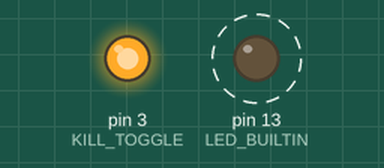
This sketch was run on a simulated Arduino Uno, built with avr-gcc and run on an emulated ATmega328P. On the bench: output pins drawn as LEDs (lit = HIGH). Dashed ring = blinking. What the sketch prints to the serial monitor is not drawn.

Above: at 0.2 s.
Timing chart, 0 to 3.0 s (numbered marks = the images above):
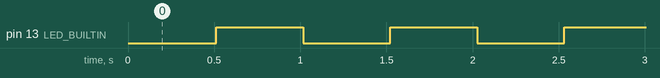

The sketch:

BatteryManagementSystem.ino
```cpp
/*
 * Written by : Lim Pin
 * Last Editted : 10/21/21
 *
 * The code below is used for SAUVC power control system , this board will be used to communicate
 * with higher command , read power level of the battery , reading of water leaking and to perform
 * emergency power cut off if neccesorry
 *
 *Hardware layout of the board for reference  : https://easyeda.com/editor#id=287c755b24c842f48219941e13294614
*/

#define KILL_TOGGLE 3 // For activation of the contactor , acts as an kill switch as well
//#define KILL_TOGGLE2 4 // For activation of the contactor (acts as a signal booster), acts as an kill switch as well
//#define KILL_TOGGLE3 5 // For activation of the contactor , acts as an kill switch as well

String powerStatus = "Initialising";
bool LED_BUILTINSTATE;

void setup() {
  initKillSwitch();
  initComms();

  powerStatus = "Operational";
  updateComms(powerStatus);
}

void loop() {
  // TODO: IMPLEMENT TIMESLICING OPERATION TO ALLOW FOR MULLTI OPERATIONS

  toggleLEDBuiltIn();
  delay(500); //TODO : REMOVE DELAYS IN INTERNAL FUNCTIONS

}

//=============INIT CODES=======================

void initKillSwitch(void)
{
  pinMode(KILL_TOGGLE,OUTPUT);
  pinMode(LED_BUILTIN , OUTPUT );

  digitalWrite(KILL_TOGGLE , HIGH);
  digitalWrite(LED_BUILTIN ,HIGH );
  LED_BUILTINSTATE = true;
}
void initComms(void)
{
  Serial.begin(9600);
  Serial.println("Power system status : " + powerStatus );
}


//=============SUBROUTINE/FUNCTIONAL CODES=======================
void updateComms(String message)
{
   Serial.println("Power system status : " + message );
}
void toggleLEDBuiltIn()
{

  if(LED_BUILTINSTATE == 1)
  {
    digitalWrite(LED_BUILTIN,LOW );
    LED_BUILTINSTATE = false;
    delay(5); //TODO : REMOVE DELAYS IN INTERNAL FUNCTIONS
  }
  else
  {
    digitalWrite(LED_BUILTIN , HIGH);
    LED_BUILTINSTATE = true;
    Serial.println(LED_BUILTINSTATE);
    delay(5);//TODO : REMOVE DELAYS IN INTERNAL FUNCTIONS
  }
}
```

Measured:
- by itself, pin 13 (LED_BUILTIN): alternates HIGH for 0.51 s and LOW for 0.51 s
